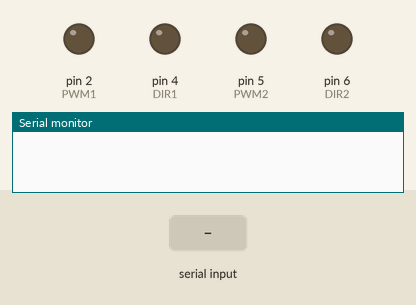
This sketch was run on a simulated Arduino Uno, built with avr-gcc and run on an emulated ATmega328P. On the bench: output pins drawn as LEDs (lit = HIGH), the last lines printed to the serial monitor. The inputs (shaded band) are chosen by the test bench.

Above: at 1.2 s.
1.3 s: "A" received over Serial
At 2.5 s:
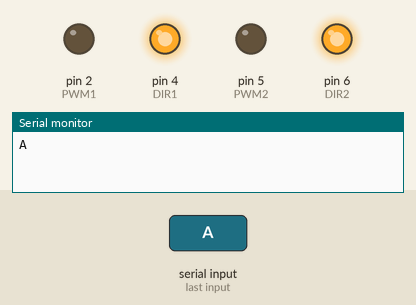
2.8 s: "C" received over Serial
At 3.1 s:
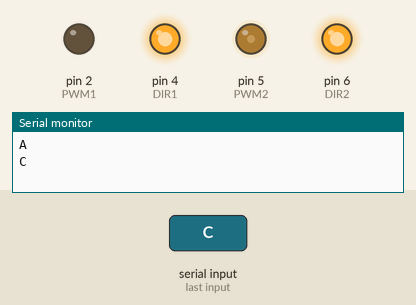
4.3 s: "F" received over Serial
At 5.5 s:
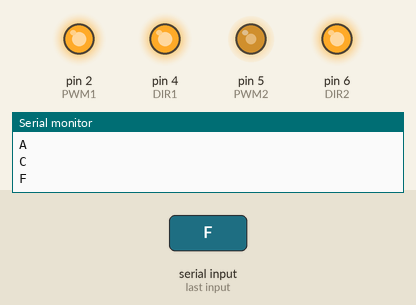
5.8 s: "B" received over Serial
At 6.7 s:
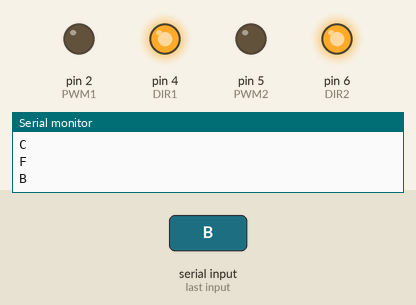
Timing chart, 0 to 8.3 s (numbered marks = the images above; inputs shaded):
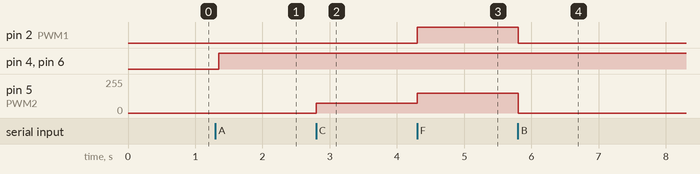

The sketch:

arduino.ino
```cpp
int PWM1= 2;
int PWM2= 5;
int SLEEP1=3;
int SLEEP2=7;
int DIR1=4;
int DIR2=6;
void setup() {
  pinMode(PWM1,OUTPUT);
  pinMode(PWM2,OUTPUT);
  pinMode(SLEEP1,OUTPUT);
  pinMode(SLEEP2,OUTPUT);
  pinMode(DIR1,OUTPUT);
  pinMode(DIR2,OUTPUT);
  digitalWrite(SLEEP1,LOW);
  digitalWrite(SLEEP2,LOW);
  Serial.begin(9600);
  Serial.setTimeout(1);
}

void forward(int speed){
     digitalWrite(DIR1,HIGH);
     digitalWrite(DIR2,HIGH);
     analogWrite(PWM1,speed);
     analogWrite(PWM2,speed);
}
//2
void right(int speed){
     digitalWrite(DIR1,HIGH);
     digitalWrite(DIR2,HIGH);
     analogWrite(PWM1,0);
     analogWrite(PWM2,speed);
}
//3
void left(int speed){
     digitalWrite(DIR1,HIGH);
     digitalWrite(DIR2,HIGH);
     analogWrite(PWM1,speed);
     analogWrite(PWM2,0);
}
//4
void stop(){
     digitalWrite(DIR1,HIGH);
     digitalWrite(DIR2,HIGH);
     analogWrite(PWM1,0);
     analogWrite(PWM2,0);
}
void loop() {
  //here we will write the code for communication with python
  if(Serial.available()>0){
   String data = Serial.readString();
   Serial.println(data);
   data.trim();
   if(data=="A"){left(100);}
   if(data=="B"){left(75);}
   if(data=="C"){right(75);}
   if(data=="D"){right(100);}
   if(data=="S"){stop();}
   if(data=="f"){forward(80);}
   if(data=="F"){forward(150);}
  }
  delay(50);

}
```

Measured:
- after the input at 1.3 s, pin 4 (DIR1), pin 6 (DIR2): LOW → HIGH after 0.05 s
- after the input at 2.8 s, pin 5 (PWM2): 0/255 → 75/255 at once
- after the input at 4.3 s, pin 2 (PWM1): LOW → HIGH at once; pin 5 (PWM2): 75/255 → 150/255 at once
- after the input at 5.8 s, pin 2 (PWM1): HIGH → LOW at once; pin 5 (PWM2): 150/255 → 0/255 at once
